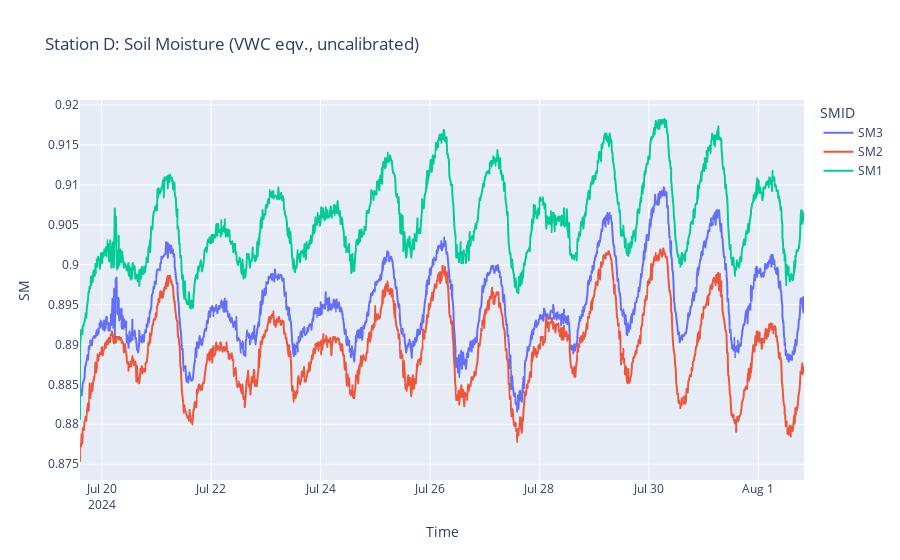

The notebook cell saved with this chart:
### Code cell
fig = px.line(station_plot_sm, x='Time', y='SM', color='SMID', title=f'Station {stn.upper()}: Soil Moisture (VWC eqv., uncalibrated)')
fig.show()
fig.write_html(f'./vis/station_{stn}_sm.html')

### Figure 1 — Plotly figure (JSON) as saved in the notebook; plotly's stock layout.template omitted (floating-point values rounded to 4 significant figures; data arrays with more than 128 entries replaced by an {"elided": "..."} marker saying what was removed)
{"data": [{"hovertemplate": "SMID=SM3<br>Time=%{x}<br>SM=%{y}<extra></extra>", "legendgroup": "SM3", "line": {"color": "#636efa", "dash": "solid"}, "marker": {"symbol": "circle"}, "mode": "lines", "name": "SM3", "showlegend": true, "type": "scattergl", "x": {"elided": "1379 str values"}, "xaxis": "x", "y": {"elided": "1379 float values"}, "yaxis": "y"}, {"hovertemplate": "SMID=SM2<br>Time=%{x}<br>SM=%{y}<extra></extra>", "legendgroup": "SM2", "line": {"color": "#EF553B", "dash": "solid"}, "marker": {"symbol": "circle"}, "mode": "lines", "name": "SM2", "showlegend": true, "type": "scattergl", "x": {"elided": "1379 str values"}, "xaxis": "x", "y": {"elided": "1379 float values"}, "yaxis": "y"}, {"hovertemplate": "SMID=SM1<br>Time=%{x}<br>SM=%{y}<extra></extra>", "legendgroup": "SM1", "line": {"color": "#00cc96", "dash": "solid"}, "marker": {"symbol": "circle"}, "mode": "lines", "name": "SM1", "showlegend": true, "type": "scattergl", "x": {"elided": "1379 str values"}, "xaxis": "x", "y": {"elided": "1379 float values"}, "yaxis": "y"}], "layout": {"legend": {"title": {"text": "SMID"}, "tracegroupgap": 0}, "title": {"text": "Station D: Soil Moisture (VWC eqv., uncalibrated)"}, "xaxis": {"anchor": "y", "domain": [0, 1], "title": {"text": "Time"}}, "yaxis": {"anchor": "x", "domain": [0, 1], "title": {"text": "SM"}}}}
